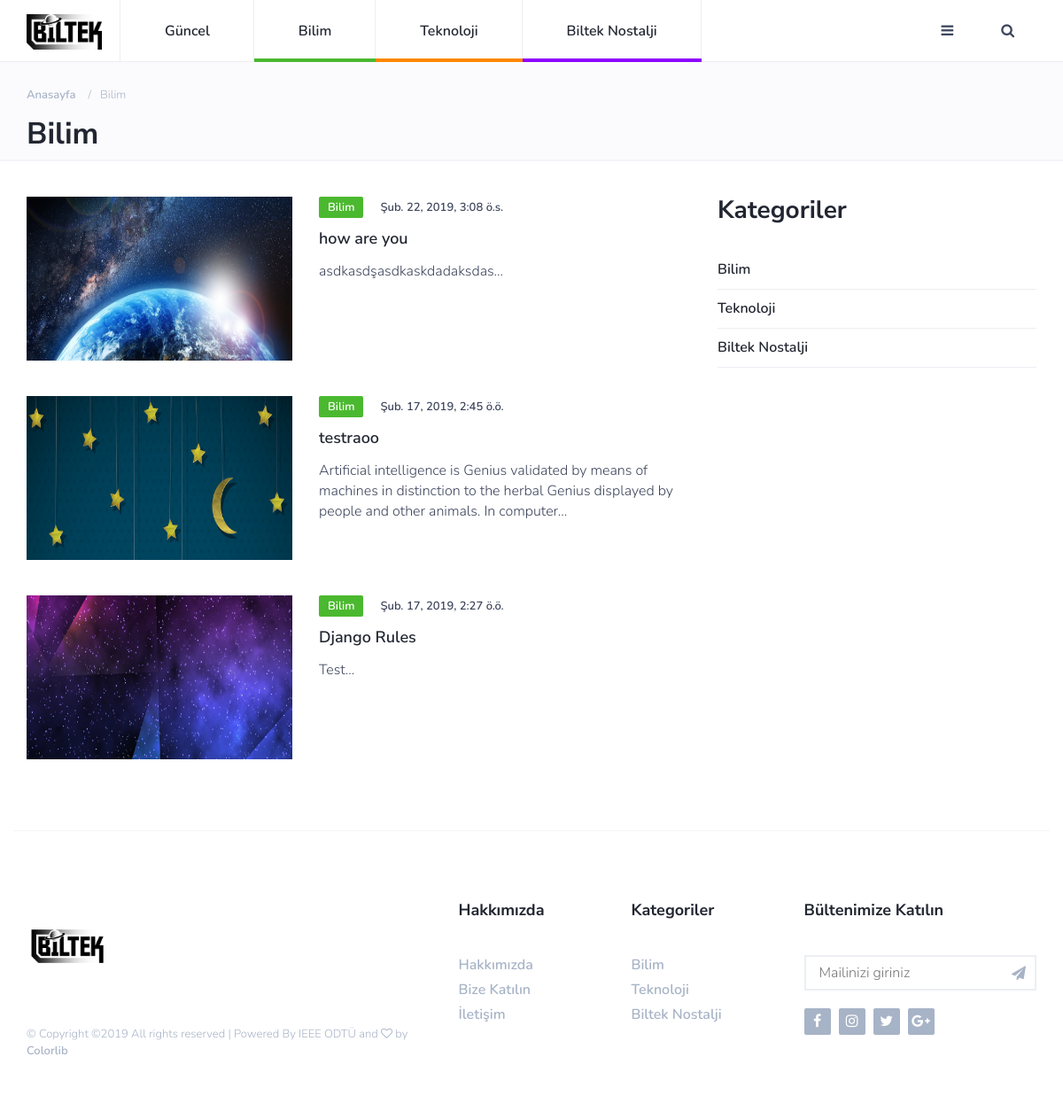
Page /bilim/ on the committed database.
### articles/models.py (models this page shows, shortened)
class Article(models.Model):
    title = models.CharField(max_length=100)
    slug = models.SlugField()
    category = models.CharField(max_length=20)
    body = RichTextUploadingField()
    date = models.DateTimeField(auto_now_add=True)
    thumb = models.ImageField(default='default.png', blank=True)
    image = models.ImageField()
    mainornot = models.CharField(max_length=50,default='Hayır')
    def snippet(self):
        return self.body[:200] +"..."

### articles/views.py (the view)
# urls.py: path('bilim/',article_views.bilim, name="bilim"),
def bilim(request):
    articles = Article.objects.all().order_by('-date')
    return render(request, 'articles/bilim.html',{'articles':articles})

### articles/templates/articles/bilim.html (shortened to what this page needs)
{% load static from staticfiles %}
<!DOCTYPE html>
<html lang="en">
	<head>
		<link type="text/css" rel="stylesheet" href="{% static "css/bootstrap.min.css" %}"/>
		<link rel="stylesheet" href="{% static "css/font-awesome.min.css" %}">
		<link type="text/css" rel="stylesheet" href="{% static "css/style.css" %}"/>
    </head>
	<body>
		<header id="header">
			<div id="nav">
				<div id="nav-fixed">
					<div class="container">
						<div class="nav-logo">
							<a href="{% url 'article_list' %}" class="logo"><img style="width: 85px; height: 40px;" src="{% static "./img/siyah2.png" %}" alt=""></a>
						</div>
						<ul class="nav-menu nav navbar-nav">
							<li><a href="#">Güncel</a></li>
							<li class="cat-1"><a href="{% url 'bilim' %}">Bilim</a></li>
							<li class="cat-2"><a href="{% url 'teknoloji' %}">Teknoloji</a></li>
							<li class="cat-4"><a href="{% url 'bilteknostalji' %}">Biltek Nostalji</a></li>
						</ul>
						<div class="nav-btns">
							<button class="aside-btn"><i class="fa fa-bars"></i></button>
							<button class="search-btn"><i class="fa fa-search"></i></button>
						</div>
					</div>
				</div>
							<body id="body">
							</body>
			</div>
			<div class="page-header">
				<div class="container">
					<div class="row">
						<div class="col-md-10">
							<ul class="page-header-breadcrumb">
								<li><a href="{% url 'article_list' %}">Anasayfa</a></li>
								<li>Bilim</li>
							</ul>
							<h1>Bilim</h1>
						</div>
					</div>
				</div>
			</div>
		</header>
		<div class="section">
			<div class="container">
				<div class="row">
					<div class="col-md-8">
						<div class="row">
							{% for article in articles %}
								{% if article.category == 'Bilim' %}
								<div class="col-md-12">
									<div class="post post-row">
										<a class="post-img" href="{% url 'articles:detail' slug=article.slug %}"><img src="{{article.image.url}}" style="width:300px; height:185px;" alt=""></a>
										<div class="post-body">
											<div class="post-meta">
		  										<a class="post-category cat-1" href="{% url 'bilim' %}">{{article.category}}</a>
												<span class="post-date">{{article.date}}</span>
											</div>
											<h3 class="post-title"><a href="{% url 'articles:detail' slug=article.slug %}">{{ article.title }}</a></h3>
											<p>{{ article.snippet|striptags }}</p>
										</div>
									</div>
								</div>
								{% endif %}
							{% endfor %}
						</div>
					</div>
					<div class="col-md-4">
						<div class="aside-widget">
							<div class="section-title">
								<h2>Kategoriler</h2>
							</div>
							<div class="category-widget">
								<ul>
									<li><a href="{% url 'bilim' %}" class="cat-1">Bilim</a></li>
									<li><a href="{% url 'teknoloji' %}" class="cat-2">Teknoloji</a></li>
									<li><a href="{% url 'bilteknostalji' %}" class="cat-3">Biltek Nostalji</a></li>
								</ul>
							</div>
						</div>
					</div>
				</div>
			</div>
		</div>
		<footer id="footer">
			<div class="container">
				<div class="row">
					<div class="col-md-5">
						<div class="footer-widget">
							<div class="footer-logo">
								<a href="{% url 'article_list' %}" class="logo"><img src="{% static "./img/siyah.png" %}" alt="" width="100" height="100"></a>
							</div>
							<div class="footer-copyright">
								<span>&copy;
Copyright &copy;<script>document.write(new Date().getFullYear());</script> All rights reserved | Powered By IEEE ODTÜ and <i class="fa fa-heart-o" aria-hidden="true"></i> by <a href="https://colorlib.com" target="_blank">Colorlib</a>
</span>
							</div>
						</div>
					</div>
					<div class="col-md-4">
						<div class="row">
							<div class="col-md-6">
								<div class="footer-widget">
									<h3 class="footer-title">Hakkımızda</h3>
									<ul class="footer-links">
										<li><a href="{% url 'about' %}">Hakkımızda</a></li>
										<li><a href="#">Bize Katılın</a></li>
										<li><a href="#">İletişim</a></li>
									</ul>
								</div>
							</div>
							<div class="col-md-6">
								<div class="footer-widget">
									<h3 class="footer-title">Kategoriler</h3>
									<ul class="footer-links">
										<li><a href="{% url 'bilim' %}">Bilim</a></li>
										<li><a href="{% url 'teknoloji' %}">Teknoloji</a></li>
										<li><a href="{% url 'bilteknostalji' %}">Biltek Nostalji</a></li>
									</ul>
								</div>
							</div>
						</div>
					</div>
					<div class="col-md-3">
						<div class="footer-widget">
							<h3 class="footer-title">Bültenimize Katılın</h3>
							<div class="footer-newsletter">
								<form>
									<input class="input" type="email" name="newsletter" placeholder="Mailinizi giriniz">
									<button class="newsletter-btn"><i class="fa fa-paper-plane"></i></button>
								</form>
							</div>
							<ul class="footer-social">
								<li><a href="https://www.facebook.com/biltekblog"><i class="fa fa-facebook"></i></a></li>
								<li><a href="https://www.instagram.com/biltekblog"><i class="fa fa-instagram"></i></a></li>
								<li><a href="#"><i class="fa fa-twitter"></i></a></li>
								<li><a href="#"><i class="fa fa-google-plus"></i></a></li>
							</ul>
						</div>
					</div>
				</div>
			</div>
		</footer>
	</body>
</html>

### rows in the picture
Article: image (picture), category "Bilim", date "Şub. 22, 2019, 3:08 ö.s.", title "how are you", snippet "asdkasdşasdkaskdadaksdas..."
Article: image (picture), category "Bilim", date "Şub. 17, 2019, 2:45 ö.ö.", title "testraoo", snippet "Artificial intelligence is Genius validated by means of machines in distinction to the herbal Genius displayed by people and other animals. In computer..."
Article: image (picture), category "Bilim", date "Şub. 17, 2019, 2:27 ö.ö.", title "Django Rules", snippet "Test..."
